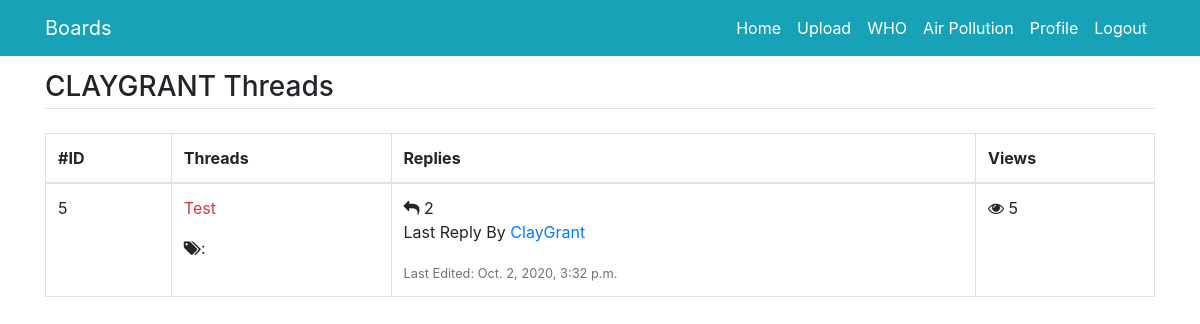
/user/4 (signed in), run on the app's committed database.
### forum/models.py (models this page shows, shortened)
class ForumThread(models.Model):
    user_id=models.ForeignKey(User,on_delete=models.CASCADE)
    title=models.CharField(max_length=300)
    description=models.TextField()
    tags=models.CharField(max_length=200,default=None)
    views=models.CharField(max_length=100,default=0)
    add_time=models.DateTimeField(auto_now_add=True,null=True)
    def tag_as_list(self):
        return self.tags.split(',')

### forum/views.py (the view)
# urls.py: path('user/<str:user>',views.get_by_user,name='via_user'),
def get_by_user(request,user):
    threads=ForumThread.objects.filter(user_id=request.user).annotate(replies=Count('threadreply'))
    return render(request,'user-threads.html',{'threads':threads,'user':request.user})

### forum/templates/user-threads.html (shortened to what this page needs)
{% extends 'layout.html' %}
{% load static %}
{% block content %}
<div class="row">
    <div class="col-12">
        <h3 class="border-bottom mb-4 pb-1">{{user|upper}} Threads</h3>
        <div class="table-responsive">
            <table class="table table-bordered table-hover" id="dataTable">
                <thead>
                    <tr>
                        <th>#ID</th>
                        <th>Threads</th>
                        <th>Replies</th>
                        <th>Views</th>
                    </tr>
                </thead>
                <tbody>
                    {% for thread in threads %}
                    <tr>
                        <td>{{thread.id}}</td>
                        <td>
                            <p><a href="/thread/{{thread.id}}" class="text-danger">{{thread.title}}</a></p>
                            <p><i class="fa fa-tags"></i>:
                            </p>
                        </td>
                        <td>
                            <i class="fa fa-reply"></i> {{thread.replies}}
                            <p>Last Reply By <a href="/user/{{thread.user_id.id}}">{{thread.user_id.username}}</a></p>
                            <small class="text-muted">Last Edited: {{thread.add_time}}</small>
                        </td>
                        <td><i class="fa fa-eye"></i> {{thread.views}}</td>
                    </tr>
                    {% endfor %}
                </tbody>
            </table>
        </div>
    </div>
</div>
<link rel="stylesheet" type="text/css" href="{% static 'DataTables-1.10.18/css/dataTables.bootstrap4.min.css' %}">
{% endblock %}

### data on the page
ForumThread: id "5", title "Test", replies "2", user_id.username "ClayGrant", add_time "Oct. 2, 2020, 3:32 p.m.", views "5"

### other printed values
{{ user|upper }} "CLAYGRANT"
